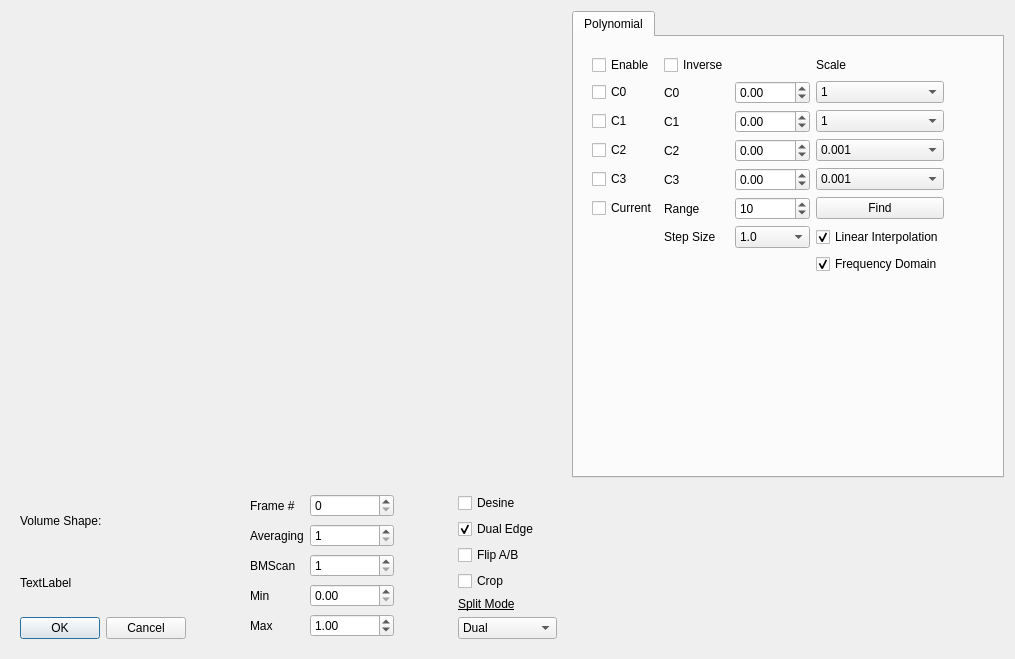
<?xml version="1.0" encoding="UTF-8"?>
<ui version="4.0">
 <class>Dialog</class>
 <widget class="QDialog" name="Dialog">
  <property name="geometry">
   <rect>
    <x>0</x>
    <y>0</y>
    <width>1015</width>
    <height>659</height>
   </rect>
  </property>
  <property name="sizePolicy">
   <sizepolicy hsizetype="Expanding" vsizetype="Expanding">
    <horstretch>0</horstretch>
    <verstretch>0</verstretch>
   </sizepolicy>
  </property>
  <property name="windowTitle">
   <string>Dialog</string>
  </property>
  <layout class="QGridLayout" name="gridLayout" rowstretch="8,2" columnstretch="6,4">
   <item row="0" column="0">
    <widget class="QWidget" name="graphicsViewPlaceHolder" native="true">
     <property name="sizePolicy">
      <sizepolicy hsizetype="Expanding" vsizetype="Expanding">
       <horstretch>0</horstretch>
       <verstretch>0</verstretch>
      </sizepolicy>
     </property>
    </widget>
   </item>
   <item row="0" column="1">
    <widget class="QFrame" name="controlFrame">
     <property name="sizePolicy">
      <sizepolicy hsizetype="Expanding" vsizetype="Expanding">
       <horstretch>0</horstretch>
       <verstretch>0</verstretch>
      </sizepolicy>
     </property>
     <layout class="QVBoxLayout" name="verticalLayout">
      <property name="spacing">
       <number>0</number>
      </property>
      <property name="leftMargin">
       <number>0</number>
      </property>
      <property name="topMargin">
       <number>0</number>
      </property>
      <property name="rightMargin">
       <number>0</number>
      </property>
      <property name="bottomMargin">
       <number>0</number>
      </property>
      <item>
       <widget class="QTabWidget" name="tabWidget">
        <property name="currentIndex">
         <number>0</number>
        </property>
        <widget class="QWidget" name="polynomialTab">
         <attribute name="title">
          <string>Polynomial</string>
         </attribute>
         <layout class="QGridLayout" name="gridLayout_4">
          <item row="12" column="1">
           <spacer name="horizontalSpacer_3">
            <property name="orientation">
             <enum>Qt::Vertical</enum>
            </property>
            <property name="sizeHint" stdset="0">
             <size>
              <width>40</width>
              <height>20</height>
             </size>
            </property>
           </spacer>
          </item>
          <item row="14" column="0">
           <spacer name="verticalSpacer_2">
            <property name="orientation">
             <enum>Qt::Vertical</enum>
            </property>
            <property name="sizeHint" stdset="0">
             <size>
              <width>20</width>
              <height>40</height>
             </size>
            </property>
           </spacer>
          </item>
          <item row="12" column="0">
           <widget class="QFrame" name="frame_4">
            <property name="frameShape">
             <enum>QFrame::NoFrame</enum>
            </property>
            <layout class="QGridLayout" name="gridLayout_6">
             <item row="3" column="2">
              <widget class="QDoubleSpinBox" name="C2SpinBox">
               <property name="minimum">
                <double>-2000.000000000000000</double>
               </property>
               <property name="maximum">
                <double>2000.000000000000000</double>
               </property>
              </widget>
             </item>
             <item row="3" column="1">
              <widget class="QLabel" name="label_6">
               <property name="text">
                <string>C2</string>
               </property>
              </widget>
             </item>
             <item row="6" column="2">
              <widget class="QComboBox" name="stepSizeComboBox">
               <property name="currentIndex">
                <number>1</number>
               </property>
               <item>
                <property name="text">
                 <string>10.0</string>
                </property>
               </item>
               <item>
                <property name="text">
                 <string>1.0</string>
                </property>
               </item>
               <item>
                <property name="text">
                 <string>0.1</string>
                </property>
               </item>
               <item>
                <property name="text">
                 <string>0.01</string>
                </property>
               </item>
              </widget>
             </item>
             <item row="2" column="3">
              <widget class="QComboBox" name="C1ScaleComboBox">
               <property name="currentIndex">
                <number>3</number>
               </property>
               <item>
                <property name="text">
                 <string>0.001</string>
                </property>
               </item>
               <item>
                <property name="text">
                 <string>0.01</string>
                </property>
               </item>
               <item>
                <property name="text">
                 <string>0.1</string>
                </property>
               </item>
               <item>
                <property name="text">
                 <string>1</string>
                </property>
               </item>
               <item>
                <property name="text">
                 <string>10</string>
                </property>
               </item>
               <item>
                <property name="text">
                 <string>100</string>
                </property>
               </item>
               <item>
                <property name="text">
                 <string>1000</string>
                </property>
               </item>
              </widget>
             </item>
             <item row="5" column="1">
              <widget class="QLabel" name="label_8">
               <property name="text">
                <string>Range</string>
               </property>
              </widget>
             </item>
             <item row="4" column="2">
              <widget class="QDoubleSpinBox" name="C3SpinBox">
               <property name="minimum">
                <double>-2000.000000000000000</double>
               </property>
               <property name="maximum">
                <double>2000.000000000000000</double>
               </property>
              </widget>
             </item>
             <item row="1" column="1">
              <widget class="QLabel" name="label_4">
               <property name="text">
                <string>C0</string>
               </property>
              </widget>
             </item>
             <item row="4" column="3">
              <widget class="QComboBox" name="C3ScaleComboBox">
               <property name="currentIndex">
                <number>0</number>
               </property>
               <item>
                <property name="text">
                 <string>0.001</string>
                </property>
               </item>
               <item>
                <property name="text">
                 <string>0.01</string>
                </property>
               </item>
               <item>
                <property name="text">
                 <string>0.1</string>
                </property>
               </item>
               <item>
                <property name="text">
                 <string>1</string>
                </property>
               </item>
               <item>
                <property name="text">
                 <string>10</string>
                </property>
               </item>
               <item>
                <property name="text">
                 <string>100</string>
                </property>
               </item>
               <item>
                <property name="text">
                 <string>1000</string>
                </property>
               </item>
              </widget>
             </item>
             <item row="0" column="1">
              <widget class="QCheckBox" name="inverseCheckBox">
               <property name="text">
                <string>Inverse</string>
               </property>
              </widget>
             </item>
             <item row="2" column="2">
              <widget class="QDoubleSpinBox" name="C1SpinBox">
               <property name="minimum">
                <double>-2000.000000000000000</double>
               </property>
               <property name="maximum">
                <double>2000.000000000000000</double>
               </property>
              </widget>
             </item>
             <item row="1" column="3">
              <widget class="QComboBox" name="C0ScaleComboBox">
               <property name="currentIndex">
                <number>3</number>
               </property>
               <item>
                <property name="text">
                 <string>0.001</string>
                </property>
               </item>
               <item>
                <property name="text">
                 <string>0.01</string>
                </property>
               </item>
               <item>
                <property name="text">
                 <string>0.1</string>
                </property>
               </item>
               <item>
                <property name="text">
                 <string>1</string>
                </property>
               </item>
               <item>
                <property name="text">
                 <string>10</string>
                </property>
               </item>
               <item>
                <property name="text">
                 <string>100</string>
                </property>
               </item>
               <item>
                <property name="text">
                 <string>1000</string>
                </property>
               </item>
              </widget>
             </item>
             <item row="4" column="0">
              <widget class="QCheckBox" name="C3CheckBox">
               <property name="text">
                <string>C3</string>
               </property>
              </widget>
             </item>
             <item row="1" column="2">
              <widget class="QDoubleSpinBox" name="C0SpinBox">
               <property name="minimum">
                <double>-2000.000000000000000</double>
               </property>
               <property name="maximum">
                <double>2000.000000000000000</double>
               </property>
              </widget>
             </item>
             <item row="0" column="3">
              <widget class="QLabel" name="label_9">
               <property name="text">
                <string>Scale</string>
               </property>
              </widget>
             </item>
             <item row="6" column="1">
              <widget class="QLabel" name="label_14">
               <property name="text">
                <string>Step Size</string>
               </property>
              </widget>
             </item>
             <item row="0" column="0">
              <widget class="QCheckBox" name="enableCheckBox">
               <property name="text">
                <string>Enable</string>
               </property>
              </widget>
             </item>
             <item row="3" column="3">
              <widget class="QComboBox" name="C2ScaleComboBox">
               <property name="currentIndex">
                <number>0</number>
               </property>
               <item>
                <property name="text">
                 <string>0.001</string>
                </property>
               </item>
               <item>
                <property name="text">
                 <string>0.01</string>
                </property>
               </item>
               <item>
                <property name="text">
                 <string>0.1</string>
                </property>
               </item>
               <item>
                <property name="text">
                 <string>1</string>
                </property>
               </item>
               <item>
                <property name="text">
                 <string>10</string>
                </property>
               </item>
               <item>
                <property name="text">
                 <string>100</string>
                </property>
               </item>
               <item>
                <property name="text">
                 <string>1000</string>
                </property>
               </item>
              </widget>
             </item>
             <item row="5" column="0">
              <widget class="QCheckBox" name="currentCheckBox">
               <property name="text">
                <string>Current</string>
               </property>
              </widget>
             </item>
             <item row="2" column="1">
              <widget class="QLabel" name="label_5">
               <property name="text">
                <string>C1</string>
               </property>
              </widget>
             </item>
             <item row="3" column="0">
              <widget class="QCheckBox" name="C2CheckBox">
               <property name="text">
                <string>C2</string>
               </property>
              </widget>
             </item>
             <item row="5" column="3">
              <widget class="QPushButton" name="autoFindPushButton">
               <property name="text">
                <string>Find</string>
               </property>
              </widget>
             </item>
             <item row="1" column="0">
              <widget class="QCheckBox" name="C0CheckBox">
               <property name="text">
                <string>C0</string>
               </property>
              </widget>
             </item>
             <item row="4" column="1">
              <widget class="QLabel" name="label_7">
               <property name="text">
                <string>C3</string>
               </property>
              </widget>
             </item>
             <item row="5" column="2">
              <widget class="QSpinBox" name="rangeSpinBox">
               <property name="minimum">
                <number>1</number>
               </property>
               <property name="maximum">
                <number>1000</number>
               </property>
               <property name="value">
                <number>10</number>
               </property>
              </widget>
             </item>
             <item row="2" column="0">
              <widget class="QCheckBox" name="C1CheckBox">
               <property name="text">
                <string>C1</string>
               </property>
              </widget>
             </item>
             <item row="6" column="3">
              <widget class="QCheckBox" name="linearInterpCheckBox">
               <property name="text">
                <string>Linear Interpolation</string>
               </property>
               <property name="checked">
                <bool>true</bool>
               </property>
              </widget>
             </item>
             <item row="7" column="3">
              <widget class="QCheckBox" name="frequencyDomainCheckBox">
               <property name="text">
                <string>Frequency Domain</string>
               </property>
               <property name="checked">
                <bool>true</bool>
               </property>
              </widget>
             </item>
            </layout>
           </widget>
          </item>
         </layout>
        </widget>
       </widget>
      </item>
     </layout>
    </widget>
   </item>
   <item row="1" column="1">
    <widget class="QFrame" name="frame_2">
     <property name="frameShape">
      <enum>QFrame::NoFrame</enum>
     </property>
     <layout class="QGridLayout" name="gridLayout_12"/>
    </widget>
   </item>
   <item row="1" column="0">
    <widget class="QFrame" name="fileFrame">
     <property name="sizePolicy">
      <sizepolicy hsizetype="Expanding" vsizetype="Expanding">
       <horstretch>0</horstretch>
       <verstretch>0</verstretch>
      </sizepolicy>
     </property>
     <layout class="QHBoxLayout" name="horizontalLayout" stretch="2,0,2,0,2">
      <property name="leftMargin">
       <number>0</number>
      </property>
      <property name="topMargin">
       <number>0</number>
      </property>
      <property name="rightMargin">
       <number>0</number>
      </property>
      <property name="bottomMargin">
       <number>0</number>
      </property>
      <item>
       <widget class="QFrame" name="frame">
        <property name="frameShape">
         <enum>QFrame::NoFrame</enum>
        </property>
        <layout class="QGridLayout" name="gridLayout_2">
         <item row="0" column="0">
          <widget class="QLabel" name="label">
           <property name="text">
            <string>Volume Shape:</string>
           </property>
          </widget>
         </item>
         <item row="1" column="0">
          <widget class="QLabel" name="volumeShapeLabel">
           <property name="text">
            <string>TextLabel</string>
           </property>
          </widget>
         </item>
         <item row="2" column="0">
          <widget class="QDialogButtonBox" name="buttonBox">
           <property name="orientation">
            <enum>Qt::Horizontal</enum>
           </property>
           <property name="standardButtons">
            <set>QDialogButtonBox::Cancel|QDialogButtonBox::Ok</set>
           </property>
          </widget>
         </item>
        </layout>
       </widget>
      </item>
      <item>
       <spacer name="horizontalSpacer">
        <property name="orientation">
         <enum>Qt::Vertical</enum>
        </property>
        <property name="sizeHint" stdset="0">
         <size>
          <width>40</width>
          <height>20</height>
         </size>
        </property>
       </spacer>
      </item>
      <item>
       <widget class="QFrame" name="frame_3">
        <property name="frameShape">
         <enum>QFrame::NoFrame</enum>
        </property>
        <layout class="QGridLayout" name="gridLayout_3">
         <item row="3" column="1">
          <widget class="QDoubleSpinBox" name="minSpinBox">
           <property name="maximum">
            <double>1000000.000000000000000</double>
           </property>
           <property name="singleStep">
            <double>0.100000000000000</double>
           </property>
          </widget>
         </item>
         <item row="4" column="0">
          <widget class="QLabel" name="label_3">
           <property name="text">
            <string>Max</string>
           </property>
          </widget>
         </item>
         <item row="1" column="0">
          <widget class="QLabel" name="label_18">
           <property name="text">
            <string>Averaging</string>
           </property>
          </widget>
         </item>
         <item row="4" column="1">
          <widget class="QDoubleSpinBox" name="maxSpinBox">
           <property name="maximum">
            <double>1000000.000000000000000</double>
           </property>
           <property name="singleStep">
            <double>0.100000000000000</double>
           </property>
           <property name="value">
            <double>1.000000000000000</double>
           </property>
          </widget>
         </item>
         <item row="0" column="1">
          <widget class="QSpinBox" name="frameNumSpinBox">
           <property name="maximum">
            <number>1000000</number>
           </property>
          </widget>
         </item>
         <item row="3" column="0">
          <widget class="QLabel" name="label_2">
           <property name="text">
            <string>Min</string>
           </property>
          </widget>
         </item>
         <item row="0" column="0">
          <widget class="QLabel" name="label_17">
           <property name="text">
            <string>Frame #</string>
           </property>
          </widget>
         </item>
         <item row="1" column="1">
          <widget class="QSpinBox" name="averageSpinBox">
           <property name="minimum">
            <number>1</number>
           </property>
           <property name="value">
            <number>1</number>
           </property>
          </widget>
         </item>
         <item row="2" column="1">
          <widget class="QSpinBox" name="bmscanSpinBox">
           <property name="minimum">
            <number>1</number>
           </property>
          </widget>
         </item>
         <item row="2" column="0">
          <widget class="QLabel" name="label_10">
           <property name="text">
            <string>BMScan</string>
           </property>
          </widget>
         </item>
        </layout>
       </widget>
      </item>
      <item>
       <spacer name="horizontalSpacer_2">
        <property name="orientation">
         <enum>Qt::Vertical</enum>
        </property>
        <property name="sizeHint" stdset="0">
         <size>
          <width>40</width>
          <height>20</height>
         </size>
        </property>
       </spacer>
      </item>
      <item>
       <widget class="QFrame" name="frame_12">
        <property name="sizePolicy">
         <sizepolicy hsizetype="Expanding" vsizetype="Expanding">
          <horstretch>0</horstretch>
          <verstretch>0</verstretch>
         </sizepolicy>
        </property>
        <property name="frameShape">
         <enum>QFrame::NoFrame</enum>
        </property>
        <layout class="QGridLayout" name="gridLayout_13">
         <item row="3" column="0">
          <widget class="QCheckBox" name="cropCheckBox">
           <property name="text">
            <string>Crop</string>
           </property>
          </widget>
         </item>
         <item row="5" column="0">
          <widget class="QComboBox" name="splitModeComboBox">
           <item>
            <property name="text">
             <string>Dual</string>
            </property>
           </item>
           <item>
            <property name="text">
             <string>Quad</string>
            </property>
           </item>
          </widget>
         </item>
         <item row="2" column="0">
          <widget class="QCheckBox" name="flipABCheckBox">
           <property name="text">
            <string>Flip A/B</string>
           </property>
          </widget>
         </item>
         <item row="0" column="0">
          <widget class="QCheckBox" name="desineCheckBox">
           <property name="text">
            <string>Desine</string>
           </property>
          </widget>
         </item>
         <item row="1" column="0">
          <widget class="QCheckBox" name="dualEdgeCheckBox">
           <property name="text">
            <string>Dual Edge</string>
           </property>
           <property name="checked">
            <bool>true</bool>
           </property>
          </widget>
         </item>
         <item row="4" column="0">
          <widget class="QLabel" name="label_11">
           <property name="font">
            <font>
             <underline>true</underline>
            </font>
           </property>
           <property name="text">
            <string>Split Mode</string>
           </property>
          </widget>
         </item>
        </layout>
       </widget>
      </item>
     </layout>
    </widget>
   </item>
  </layout>
 </widget>
 <resources/>
 <connections>
  <connection>
   <sender>buttonBox</sender>
   <signal>accepted()</signal>
   <receiver>Dialog</receiver>
   <slot>accept()</slot>
   <hints>
    <hint type="sourcelabel">
     <x>248</x>
     <y>254</y>
    </hint>
    <hint type="destinationlabel">
     <x>157</x>
     <y>274</y>
    </hint>
   </hints>
  </connection>
  <connection>
   <sender>buttonBox</sender>
   <signal>rejected()</signal>
   <receiver>Dialog</receiver>
   <slot>reject()</slot>
   <hints>
    <hint type="sourcelabel">
     <x>316</x>
     <y>260</y>
    </hint>
    <hint type="destinationlabel">
     <x>286</x>
     <y>274</y>
    </hint>
   </hints>
  </connection>
 </connections>
</ui>
